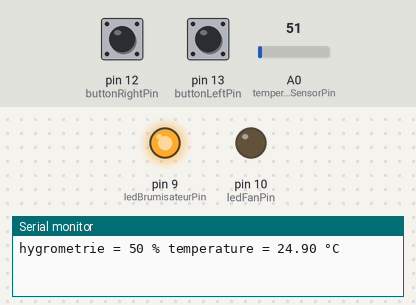
A program run on a simulated Arduino Uno, built with avr-gcc and run on an emulated ATmega328P. On the bench: output pins drawn as LEDs (lit = HIGH), the last lines printed to the serial monitor. The inputs (shaded band) are chosen by the test bench; at power-on: A0 (temperatureSensorPin) = 51, pin 12 (buttonRightPin) LOW, pin 13 (buttonLeftPin) LOW.

Above: at 1.2 s.
1.3 s: A0 (temperatureSensorPin) set to 57
At 2.4 s:
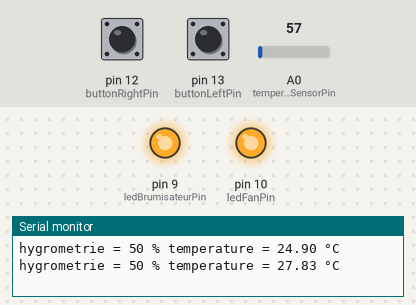
2.8 s: pin 12 (buttonRightPin) pulled HIGH for 0.15 s
At 4.0 s:
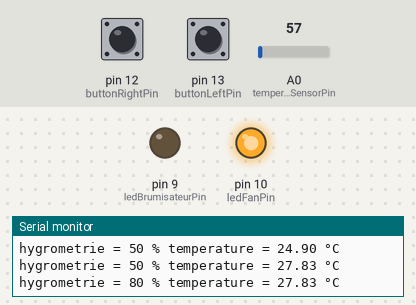
4.8 s: A0 (temperatureSensorPin) set to 30
At 5.3 s:
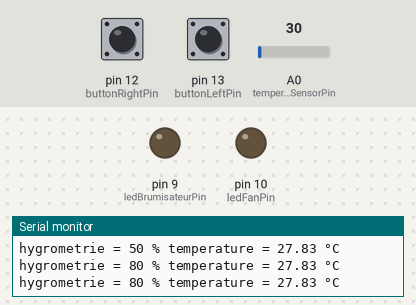
6.3 s: A0 (temperatureSensorPin) set to 61
At 6.6 s:
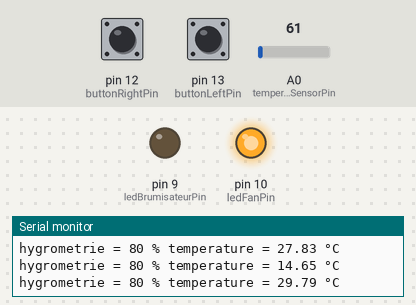
7.8 s: A0 (temperatureSensorPin) set to 15
At 9.1 s:
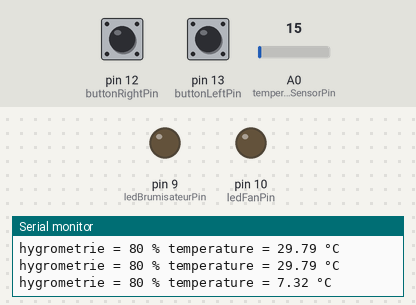
Timing chart, 0 to 10.3 s (numbered marks = the images above; inputs shaded):
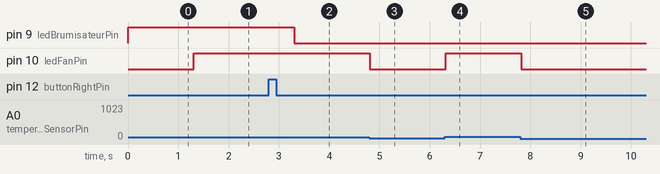

The program:

main.cpp
```cpp
/* Projet arrosage plantes carnivores

Etape 0 : Preuve de concept

materiel de test :
1 capteur de température =LM352 boutons poussoirs
2 leds

//============== Objectif =======================
mesurer le taux d"humidité de l'espace de culture
mesurer la température
ventiler s'il fait trop chaud
augmenter l'humidité par brumisation de l'espace


capteur de température (LM35) sur le pin analogique A0 de l'Arduino
faux capteur d’humidité de l’air     pin 13 et 12
faux ventilateur (g à droite)        pin 10
faux brumisateur                     pin 9
fausse lampe                         pin 8
*/

// on déclare la library
#include <Arduino.h>
// const int permet de definir les broches comme fixe
const int buttonLeftPin =13;
const int buttonRightPin =12;

const int ledBrumisateurPin = 9;
const int ledFanPin = 10;
const int temperatureSensorPin = A0;

// on définit les variabkes, les seuils de déclenchement
int hygrometry = 50;
int previousHygrometry = -1;
int hygrometryMin = 60;

float temperature =20;
//float temperatureMin =22;
float temperatureMax= 25;

// on definit le temps
int milliseconds = 0;
// =============================== SETUP ============================
void setup(){
// vitesse de transmission des données
    Serial.begin(9600);
    // on definit l'état INPUT ou OUTPUT des broches
    pinMode(buttonLeftPin,INPUT);
    pinMode(buttonRightPin,INPUT);
    pinMode(ledBrumisateurPin, OUTPUT);
    pinMode(ledFanPin, OUTPUT);

} // fin du setup

// On définit la fonction temperature
void measureTemperature(){
    temperature = (5.0 * analogRead(temperatureSensorPin) * 100.0) / 1024;
}

// On definit la fonction d'allumer le ventilateur
void startFan () {
  digitalWrite(ledFanPin, HIGH);
}
// On definit la fonction d'éteindre le ventilateur
void stopFan () {
  digitalWrite(ledFanPin, LOW);
}

// On définit la fonction de mesurer le taux d'humidité
void measureHygrometry () {
  if(digitalRead(buttonLeftPin) == HIGH) {
    if (hygrometry >= 30) {
      hygrometry = hygrometry - 30;
    } else {
      hygrometry = 0;
    }
    delay(500);
  }

  if(digitalRead(buttonRightPin) == HIGH) {
    if (hygrometry <= 70) {
      hygrometry = hygrometry + 30;
    } else {
      hygrometry = 100;
    }
    delay(500);
  }

}
// On définit la fonction de declenchement de la brumisation
void startFogger () {
  digitalWrite(ledBrumisateurPin, HIGH);
}
// On definit la fonction arrêt de la brumisation
void stopFogger () {
  digitalWrite(ledBrumisateurPin, LOW);
}


void loop (){
// on appel les 2 sous-programmes : Hygrometry et Temperature
  measureHygrometry();
  measureTemperature();
// on vient de calculer les variables temperature et hygrometry
// on lance ou pas le Fogger en fonction de la valeur de l'hygrometry
  if(hygrometry < hygrometryMin) {
    startFogger();
  } else {
    stopFogger();
  }
// on lance ou pas le Fan en fonction de la valeur de la température
  if(temperature >  temperatureMax){
    startFan();
  }else{
    stopFan();
  }
// on affiche les résultats sur le Terminal toutes les 1s
// tout s'affichera sur une seule ligne
  if (milliseconds >= 1000) {
    Serial.print("hygrometrie = ");
    Serial.print(hygrometry);
    Serial.print(" % ");
    Serial.print("temperature = ");
    Serial.print(temperature);
    Serial.println(" °C");

    milliseconds = 0;
  }
// on redemarre un nouvel affichage lorsque 10 boucles auront été réalisées
  milliseconds += 100;
  delay(100);
}
```

Measured:
- the behaviour switches between 51 and 52 on A0 (temperatureSensorPin) (found by bisection; images 0 and 1)
- after the input at 1.3 s, pin 10 (ledFanPin): LOW → HIGH at once
- after the input at 2.8 s, pin 9 (ledBrumisateurPin): HIGH → LOW after 0.51 s
- after the input at 4.8 s, pin 10 (ledFanPin): HIGH → LOW at once
- after the input at 6.3 s, pin 10 (ledFanPin): LOW → HIGH at once
- after the input at 7.8 s, pin 10 (ledFanPin): HIGH → LOW at once
